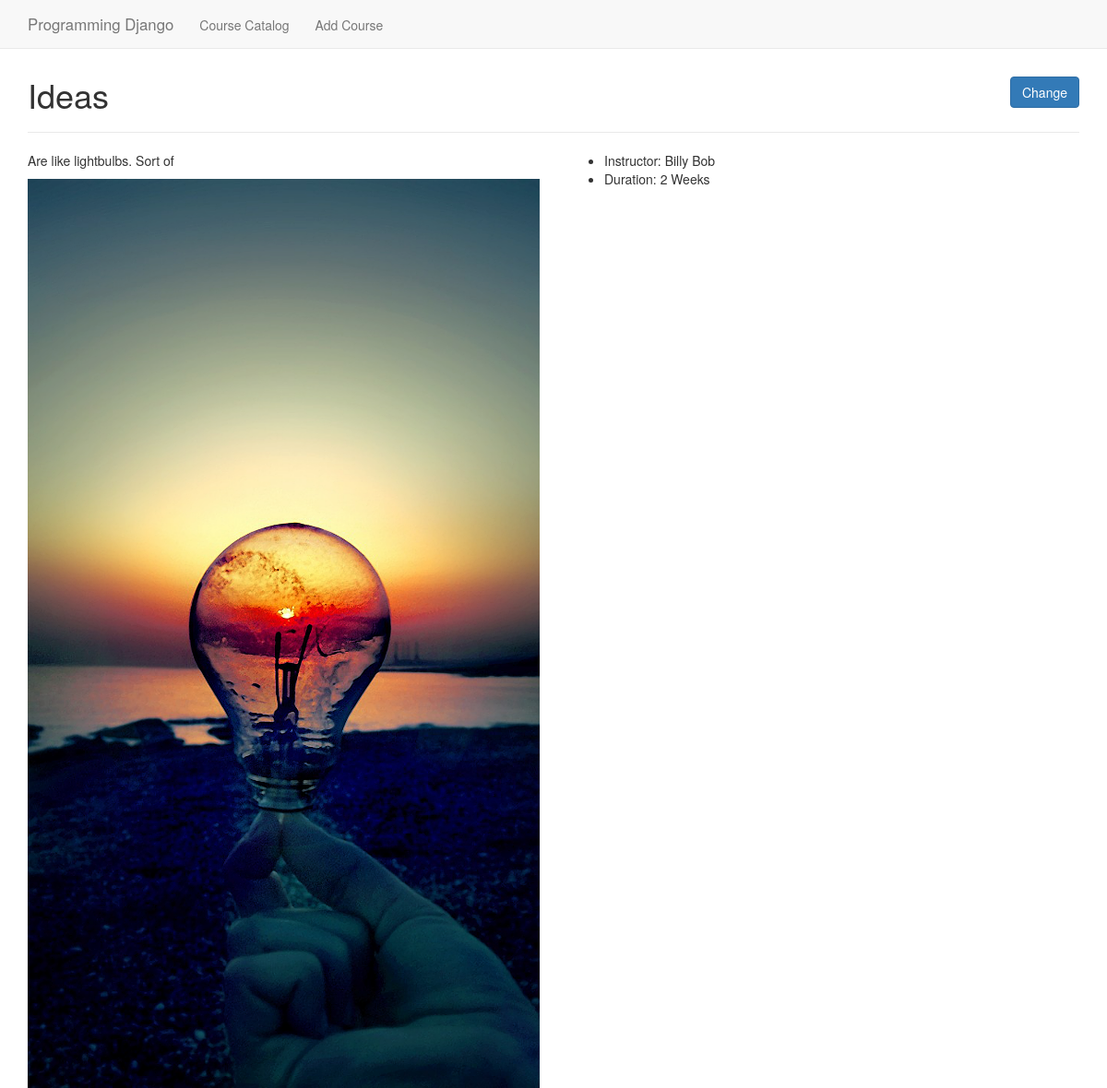
/courses/5/, run on the app's committed database.
### courses/models.py (models this page shows)
class Course(models.Model):
    title = models.CharField(max_length=250)
    description = models.TextField()
    instructor = models.CharField(max_length=150)
    DURATION_CHOICES = [('1', '2 Weeks'), ('2', '8 Weeks')]
    duration = models.CharField(max_length=7, choices=DURATION_CHOICES)
    image = models.ImageField('course_art/', null=True, blank=True)

### courses/views.py (the view)
# urls.py: url(r'^(?P<pk>[0-9]+)/$', views.DetailView.as_view(), name='detail'),
class DetailView(generic.DetailView):
    model = Course

### courses/templates/courses/course_detail.html (shortened to what this page needs)
{% extends "base.html" %}
{% block page_content %}
<div class="row">
  <div class="col-md-2 col-md-push-10 text-right">
    <a href="{% url 'change' course.id %}" class="btn btn-primary">Change</a>
  </div>
  <div class="col-md-10 col-md-pull-2">
    <h1 style="margin:0;">{{ course.title }}&nbsp;</h1>
  </div>
</div>
<hr>
<div class="row">
    <div class="col-xs-12 col-md-6">
        <p>{{ course.description }}</p>
        {% if course.image  %}
        <img src="{{ MEDIA_URL }}{{ course.image }}" />
        {% endif %}
    </div>
    <div class="col-xs-12 col-md-6">
        <ul>
            <li>
                Instructor: {{ course.instructor }}
            </li>
            <li>
                Duration: {{ course.get_duration_display }}
            </li>
        </ul>
    </div>
</div>
{% endblock %}

### static/css/course-catalog.css (style rules this page uses)
hr { border: 0; border-top: 1px solid #E9E9E9; margin: 2rem 0; }
img { max-width: 100%; height: auto; }

### data on the page
Course: title "Ideas", description "Are like lightbulbs. Sort of", image (picture), instructor "Billy Bob", duration "2 Weeks"
